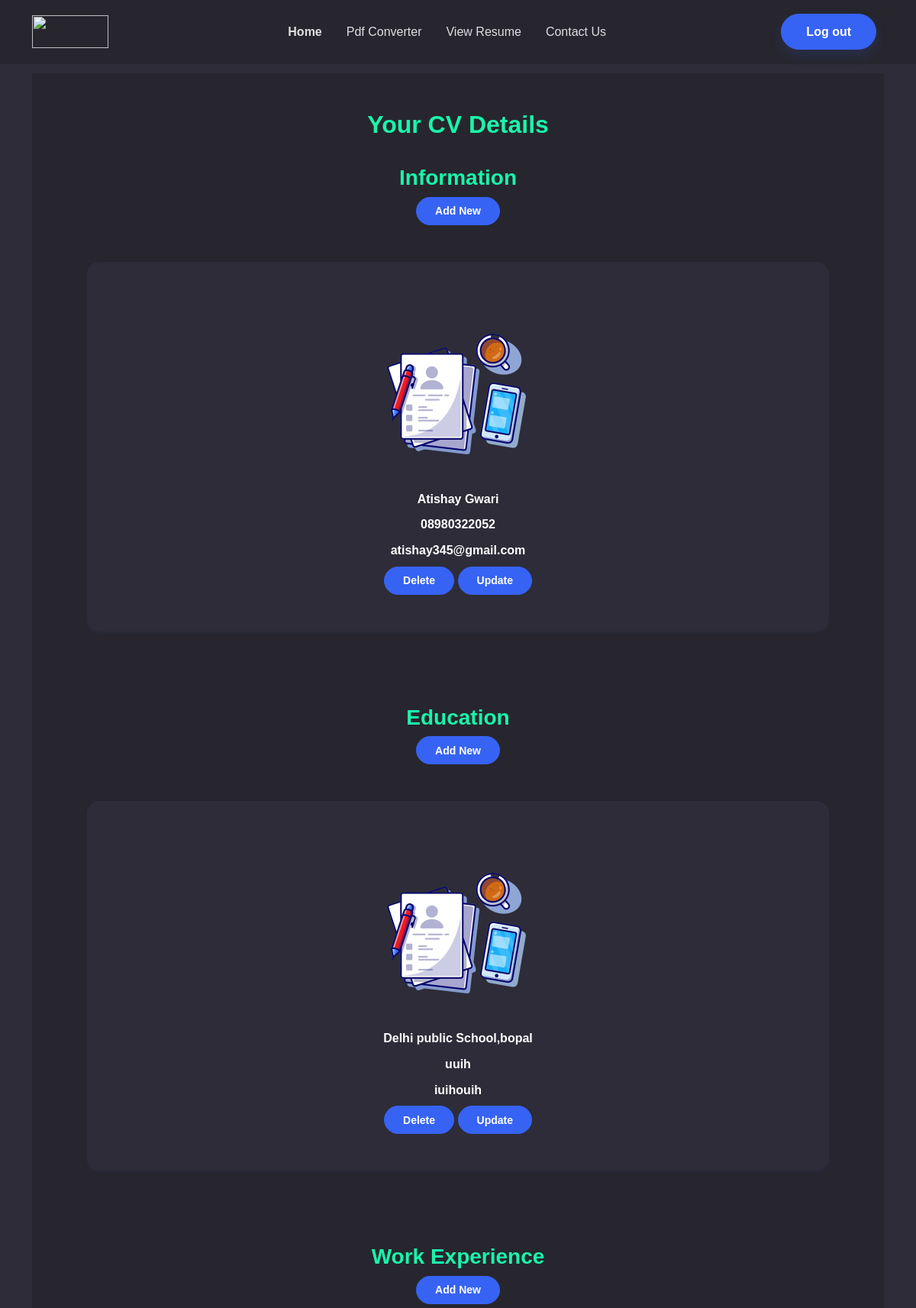
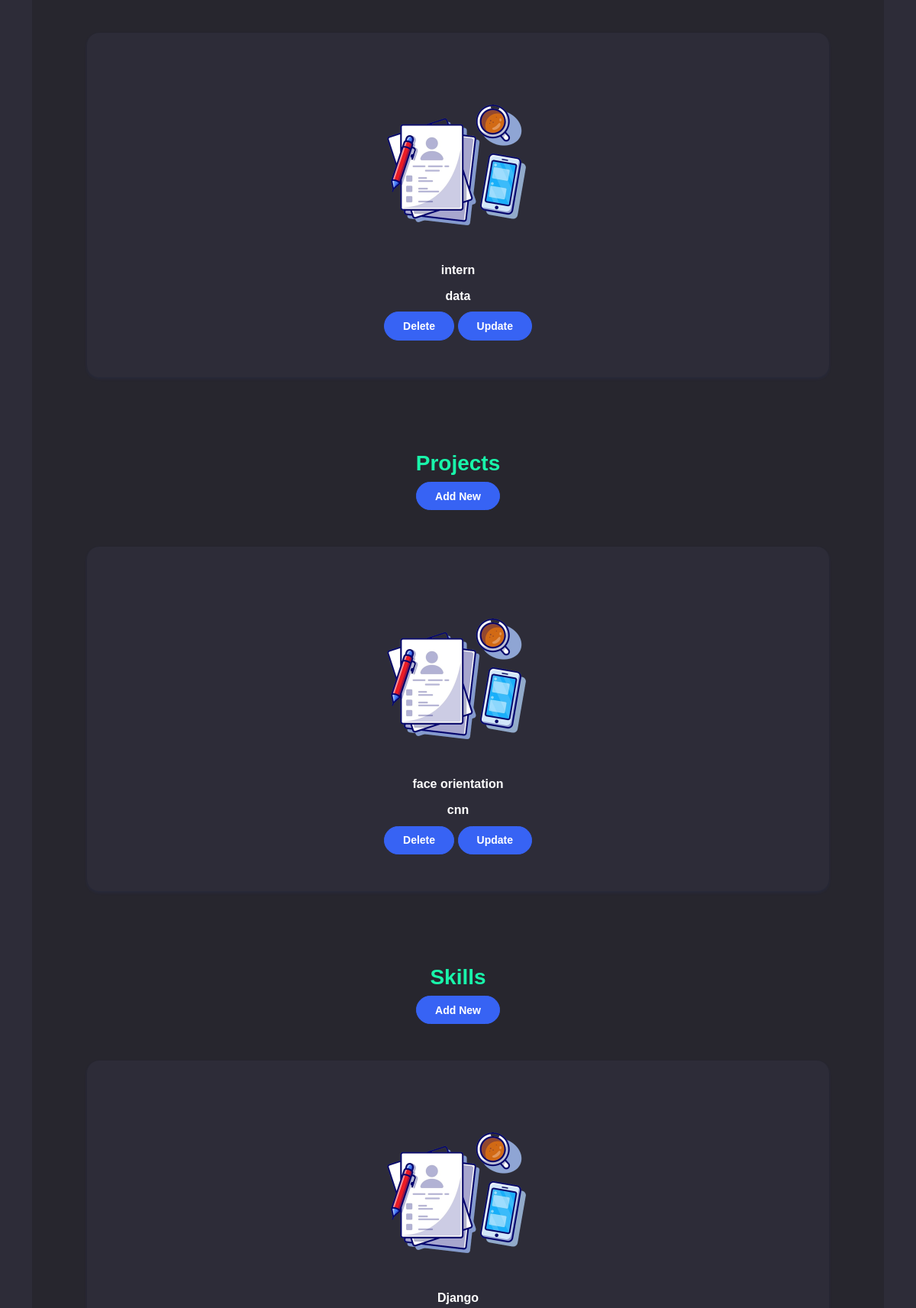
The app's page /viewResume/ (signed in, upper part) with its own data (2 pictures, top to bottom).
### home/models.py (models this page shows, shortened)
class Profile(models.Model):
    user_name = models.ForeignKey(User,on_delete=models.CASCADE,null=True,blank=True)
    name=models.CharField(max_length=100)
    address = models.CharField(max_length=200)
    phoneno = models.CharField(max_length=12)
    email = models.EmailField(max_length=100)
    github = models.URLField(blank=True)
    linkedin = models.URLField(blank=True)
    class Meta:
        verbose_name_plural ="Profile"

class Education(models.Model):
    user_name = models.ForeignKey(User,on_delete=models.CASCADE,null=True,blank=True)
    university = models.CharField(max_length=100, blank=True)
    degree= models.CharField(max_length=50, blank=True)
    stream = models.CharField(max_length=100, blank=True)
    currentYear = models.CharField(max_length=50, blank=True)
    univStartingYear = models.CharField(max_length=20, blank=True)
    univPassingYear = models.CharField(max_length=20, blank=True)
    univResult = models.CharField(max_length=20, blank=True)
    class Meta:
        verbose_name_plural ="Education"

class WorkExp(models.Model):
    user_name = models.ForeignKey(User,on_delete=models.CASCADE,null=True,blank=True)
    jobTitle = models.CharField(max_length=100, blank=True)
    jobStartDate = models.CharField(max_length=20, blank=True)
    jobEndDate = models.CharField(max_length=20, blank=True)
    jobDescription = models.CharField(max_length=500,blank=True,null=True)
    class Meta:
        verbose_name_plural ="WorkExp"

class Project(models.Model):
    user_name = models.ForeignKey(User,on_delete=models.CASCADE,null=True,blank=True)
    projectTitle = models.CharField(max_length=100, blank=True)
    projectStartDate = models.CharField(max_length=20, blank=True)
    projectEndDate = models.CharField(max_length=20, blank=True)
    projectDescription = models.CharField(max_length=500,blank=True,null=True)
    techStack = models.CharField(max_length=100, blank=True,null=True)
    class Meta:
        verbose_name_plural ="Projects"

class SpecialSkill(models.Model):
    user_name=models.ForeignKey(User,on_delete=models.CASCADE,null=True,blank=True)
    skill=models.CharField(max_length=100,null=True,blank=True)
    class Meta:#to remove s in table name in admin page of django app
        verbose_name_plural = "Special Skills"

### home/views.py (the view)
# urls.py: path('viewResume/', views.viewResume,name="view"),
@login_required(login_url='login')
def viewResume(request):
    try:
        profiledata=Profile.objects.filter(user_name=request.user)
        edudata=Education.objects.filter(user_name=request.user)
        workdata=WorkExp.objects.filter(user_name=request.user)
        projdata=Project.objects.filter(user_name=request.user)
        skilldata=SpecialSkill.objects.filter(user_name=request.user)
        context={"profiledata":profiledata,"edudata":edudata,"workdata":workdata,"projdata":projdata,"skilldata":skilldata}
    except:
        context={"profiledata":"None","edudata":"None","workdata":"None","projdata":"None","skilldata":"None"}
    return render(request,'ViewResume.html',context)

### templates/ViewResume.html (shortened to what this page needs)
{% extends './common/base.html' %}
{% load static %}
{% block content %}
<section class="py-5">
    <div class="container text-center py-5">
        <div class="container bg-dark py-5">
            <div class="row">
                <div class="col-md-8 col-xl-6 text-center mx-auto">
                    <h2 class="fw-bold" style="color: var(--bs-green);">Your CV Details</h2>
                    <h3 class="fw-bold" style="color: var(--bs-green);">Information</h3>
                    <a href="{% url 'addprofile' %}">
                        <button class="btn btn-primary btn-sm" type="button" >Add New</button>
                    </a>
                </div>
            </div>
            {% if profiledata.count == 0 %}
            <div class="py-5 p-lg-5">
                <div class="row row-cols-1 row-cols-md-8 mx-auto" style="max-width: 1200px;" >
                    <div class="col mb-5">
                        <div class="card shadow-sm">
                            <div class="card-body px-4 py-5 px-md-5">
                                <h2 class="fw-bold text-center card-title" placeholder="Name">No Data Present!</h2>
                            </div>
                        </div>
                    </div>
                </div>
            </div>
            {% else %}
            {% for i in profiledata %}
            <div class="py-5 p-lg-5">
                <div class="row row-cols-1 row-cols-md-8 mx-auto" style="max-width: 1200px;" >
                    <div class="col mb-5">
                        <div class="card shadow-sm">
                            <div class="card-body px-4 py-5 px-md-5">
                                <img class="img-fluid" src="{% static 'img/newimg-removebg-preview.png' %}" style="width: 250px;height: 250px;">
                                <br>
                                <p class="fw-bold text-center card-title" placeholder="Name"> {{i.name}} </p>
                                <p class="fw-bold text-center card-title" placeholder="Phone Number">{{i.phoneno}}</p>
                                <p class="fw-bold text-center card-title" placeholder="Email"> {{i.email}}</p>
                                <a href="{% url 'delete' i.id %}">
                                    <button class="btn btn-primary btn-sm" type="button" >Delete</button>
                                </a>
                                <a href="{% url 'update' i.id %}">
                                    <button class="btn btn-primary btn-sm" type="button" >Update</button>
                                </a>
                            </div>
                        </div>
                    </div>
                </div>
            </div>
            {% endfor %}
            {% endif %}
            <div class="row">
                <div class="col-md-8 col-xl-6 text-center mx-auto">
                    <h3 class="fw-bold" style="color: var(--bs-green);">Education</h3>
                    <a href="{% url 'addeDU' %}">
                        <button class="btn btn-primary btn-sm" type="button" >Add New</button>
                    </a>
                </div>
            </div>
            {% if edudata.count == 0 %}
            <div class="py-5 p-lg-5">
                <div class="row row-cols-1 row-cols-md-8 mx-auto" style="max-width: 1200px;" >
                    <div class="col mb-5">
                        <div class="card shadow-sm">
                            <div class="card-body px-4 py-5 px-md-5">
                                <h2 class="fw-bold text-center card-title" placeholder="Name">No Data Present!</h2>
                            </div>
                        </div>
                    </div>
                </div>
            </div>
            {% else %}
            {% for i in edudata %}
            <div class="py-5 p-lg-5">
                <div class="row row-cols-1 row-cols-md-8 mx-auto" style="max-width: 1200px;" >
                    <div class="col mb-5">
                        <div class="card shadow-sm">
                            <div class="card-body px-4 py-5 px-md-5">
                                <img class="img-fluid" src="{% static 'img/newimg-removebg-preview.png' %}" style="width: 250px;height: 250px;">
                                <br>
                                <p class="fw-bold text-center card-title" placeholder="Name"> {{i.university}} </p>
                                <p class="fw-bold text-center card-title" placeholder="Phone Number">{{i.degree}}</p>
                                <p class="fw-bold text-center card-title" placeholder="Email"> {{i.stream}}</p>
                                <a href="{% url 'deleteEDU' i.id %}">
                                    <button class="btn btn-primary btn-sm" type="button" >Delete</button>
                                </a>
                                <a href="{% url 'updateEDU' i.id %}">
                                    <button class="btn btn-primary btn-sm" type="button" >Update</button>
                                </a>
                            </div>
                        </div>
                    </div>
                </div>
            </div>
            {% endfor %}
            {% endif %}
            <div class="row">
                <div class="col-md-8 col-xl-6 text-center mx-auto">
                    <h3 class="fw-bold" style="color: var(--bs-green);">Work Experience</h3>
                    <a href="{% url 'addWork' %}">
                        <button class="btn btn-primary btn-sm" type="button" >Add New</button>
                    </a>
                </div>
            </div>
            {% if workdata.count == 0 %}
            <div class="py-5 p-lg-5">
                <div class="row row-cols-1 row-cols-md-8 mx-auto" style="max-width: 1200px;" >
                    <div class="col mb-5">
                        <div class="card shadow-sm">
                            <div class="card-body px-4 py-5 px-md-5">
                                <h2 class="fw-bold text-center card-title" placeholder="Name">No Data Present!</h2>
                            </div>
                        </div>
                    </div>
                </div>
            </div>
            {% else %}
            {% for i in workdata %}
            <div class="py-5 p-lg-5">
                <div class="row row-cols-1 row-cols-md-8 mx-auto" style="max-width: 1200px;" >
                    <div class="col mb-5">
                        <div class="card shadow-sm">
                            <div class="card-body px-4 py-5 px-md-5">
                                <img class="img-fluid" src="{% static 'img/newimg-removebg-preview.png' %}" style="width: 250px;height: 250px;">
                                <br>
                                <p class="fw-bold text-center card-title" placeholder="Name"> {{i.jobTitle}} </p>
                                <p class="fw-bold text-center card-title" placeholder="Phone Number">{{i.jobDescription}}</p>
                                <a href="{% url 'deleteWork' i.id %}">
                                    <button class="btn btn-primary btn-sm" type="button" >Delete</button>
                                </a>
                                <a href="{% url 'updateWork' i.id %}">
                                    <button class="btn btn-primary btn-sm" type="button" >Update</button>
                                </a>
                            </div>
                        </div>
                    </div>
                </div>
            </div>
            {% endfor %}
            {% endif %}
            <div class="row">
                <div class="col-md-8 col-xl-6 text-center mx-auto">
                    <h3 class="fw-bold" style="color: var(--bs-green);">Projects</h3>
                    <a href="{% url 'addproj' %}">
                        <button class="btn btn-primary btn-sm" type="button" >Add New</button>
                    </a>
                </div>
            </div>
            {% if projdata.count == 0 %}
            <div class="py-5 p-lg-5">
                <div class="row row-cols-1 row-cols-md-8 mx-auto" style="max-width: 1200px;" >
                    <div class="col mb-5">
                        <div class="card shadow-sm">
                            <div class="card-body px-4 py-5 px-md-5">
                                <h2 class="fw-bold text-center card-title" placeholder="Name">No Data Present!</h2>
                            </div>
                        </div>
                    </div>
                </div>
            </div>
            {% else %}
            {% for i in projdata %}
            <div class="py-5 p-lg-5">
                <div class="row row-cols-1 row-cols-md-8 mx-auto" style="max-width: 1200px;" >
                    <div class="col mb-5">
                        <div class="card shadow-sm">
                            <div class="card-body px-4 py-5 px-md-5">
                                <img class="img-fluid" src="{% static 'img/newimg-removebg-preview.png' %}" style="width: 250px;height: 250px;">
                                <br>
                                <p class="fw-bold text-center card-title" placeholder="Name"> {{i.projectTitle}} </p>
                                <p class="fw-bold text-center card-title" placeholder="Phone Number">{{i.projectDescription}}</p>
                                <a href="{% url 'deleteproj' i.id %}">
                                    <button class="btn btn-primary btn-sm" type="button" >Delete</button>
                                </a>
                                <a href="{% url 'updateproj' i.id %}">
                                    <button class="btn btn-primary btn-sm" type="button" >Update</button>
                                </a>
                            </div>
                        </div>
                    </div>
                </div>
            </div>
            {% endfor %}
            {% endif %}
            <div class="row">
                <div class="col-md-8 col-xl-6 text-center mx-auto">
                    <h3 class="fw-bold" style="color: var(--bs-green);">Skills</h3>
                    <a href="{% url 'addskill' %}">
                        <button class="btn btn-primary btn-sm" type="button" >Add New</button>
                    </a>
                </div>
            </div>
            {% if skilldata.count == 0 %}
            <div class="py-5 p-lg-5">
                <div class="row row-cols-1 row-cols-md-8 mx-auto" style="max-width: 1200px;" >
                    <div class="col mb-5">
                        <div class="card shadow-sm">
                            <div class="card-body px-4 py-5 px-md-5">
                                <h2 class="fw-bold text-center card-title" placeholder="Name">No Data Present!</h2>
                            </div>
                        </div>
                    </div>
                </div>
            </div>
            {% else %}
            {% for i in skilldata %}
            <div class="py-5 p-lg-5">
                <div class="row row-cols-1 row-cols-md-8 mx-auto" style="max-width: 1200px;" >
                    <div class="col mb-5">
                        <div class="card shadow-sm">
                            <div class="card-body px-4 py-5 px-md-5">
                                <img class="img-fluid" src="{% static 'img/newimg-removebg-preview.png' %}" style="width: 250px;height: 250px;">
                                <br>
                                <p class="fw-bold text-center card-title" placeholder="Name"> {{i.skill}} </p>
                            </div>
                        </div>
                    </div>
                </div>
            </div>
            {% endfor %}
            {% endif %}
        </div>
    </div>
</section>
{% endblock %}

### static/css/style.css (style rules this page uses)
* { font-family: 'Montserrat', sans-serif; }

### records on screen
Profile: name "Atishay Gwari", phoneno "08980322052", email "atishay345@gmail.com"
Education: university "Delhi public School,bopal", degree "uuih", stream "iuihouih"
WorkExp: jobTitle "intern", jobDescription "data"
Project: projectTitle "face orientation", projectDescription "cnn"
SpecialSkill: skill "Django"
